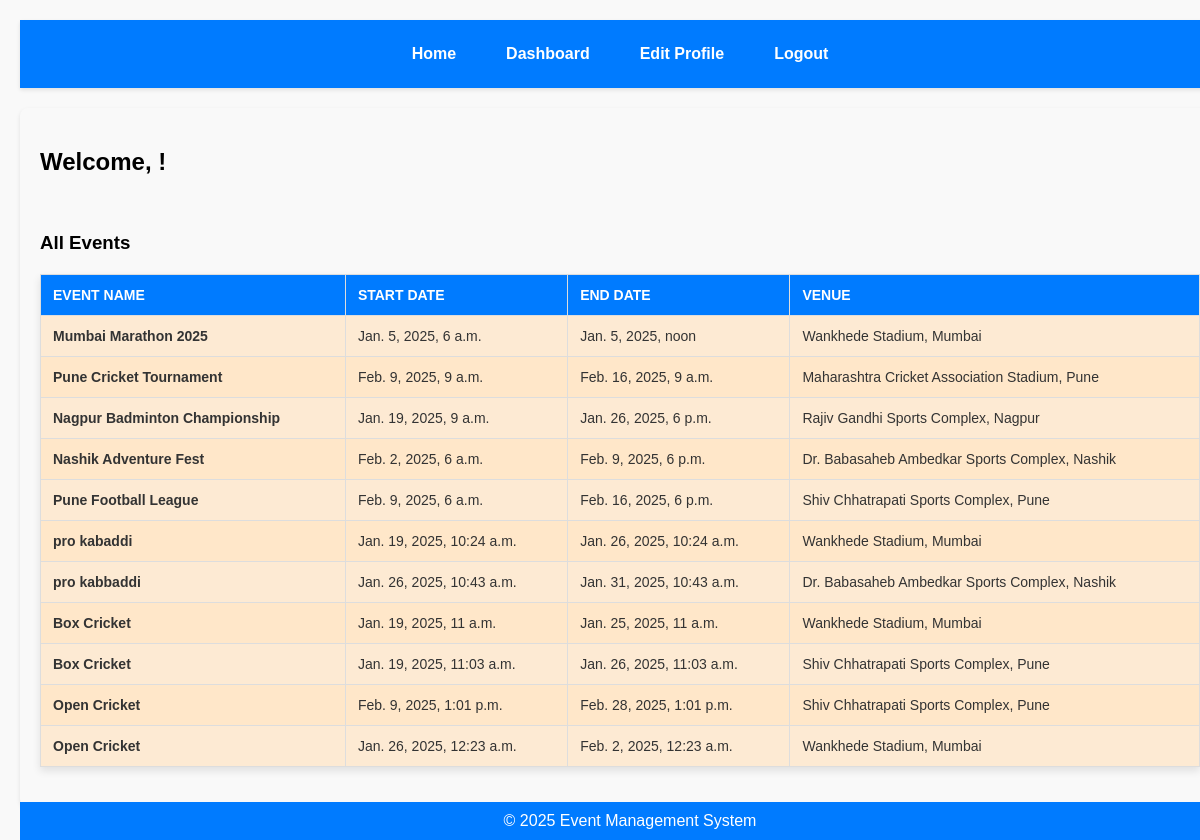
Before: /events/dashboard/event-organizer/ with the older database file.
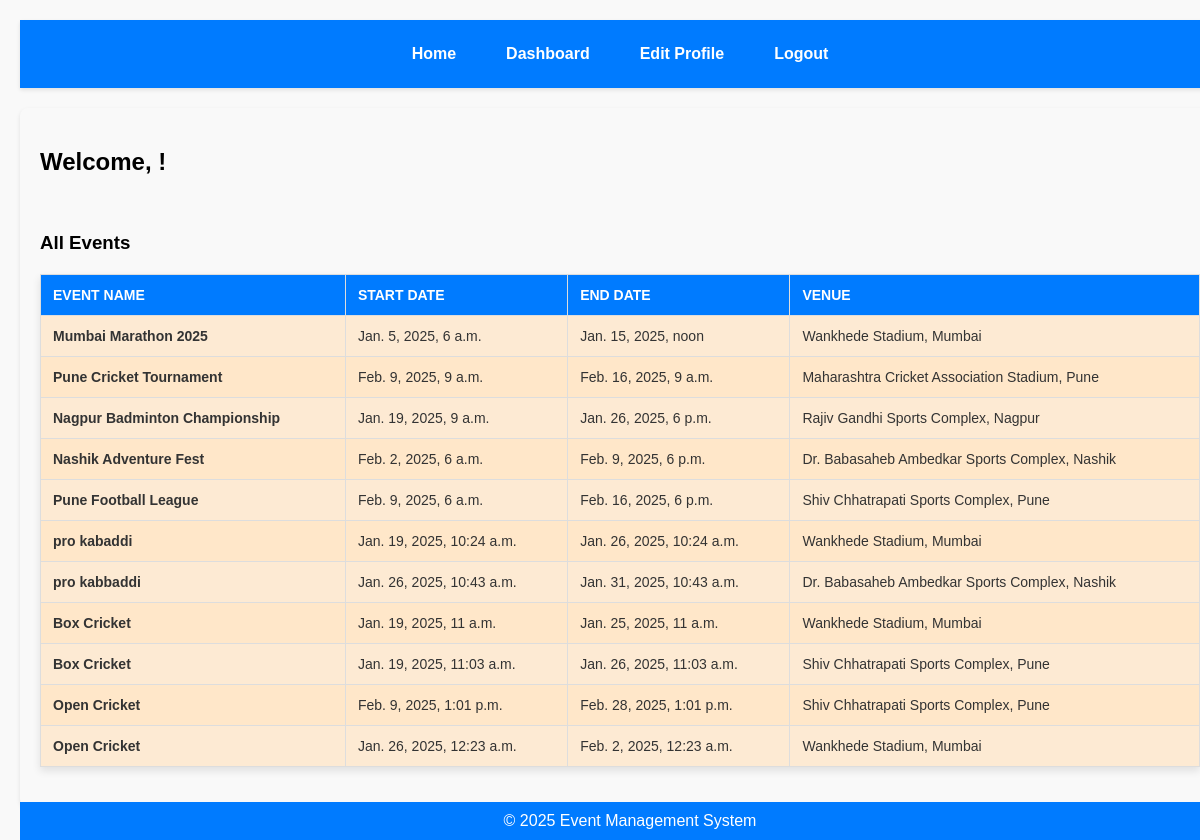
After: the same page with the newer database file.
### events/models.py (models this page shows, shortened)
class Event(models.Model):
    name = models.CharField(max_length=200)
    description = models.TextField()
    start_date = models.DateTimeField()
    end_date = models.DateTimeField()
    venue = models.ForeignKey(Venue, on_delete=models.CASCADE)
    organizer = models.ForeignKey(Organizer, on_delete=models.CASCADE,related_name='events')
    registration_fee = models.DecimalField(max_digits=10, decimal_places=2, default=0.0)
    ticket_price = models.DecimalField(max_digits=10, decimal_places=2, default=0.0)
    is_active = models.BooleanField(default=True)
    def __str__(self):
        return self.name

class Venue(models.Model):
    name = models.CharField(max_length=255)
    address = models.TextField()
    capacity = models.PositiveIntegerField()
    def __str__(self):
        return self.name

### events/views.py (the view)
# urls.py: path('dashboard/event-organizer/', views.event_organizer_dashboard, name='event_organizer_dashboard'),
def event_organizer_dashboard(request):
    events = Event.objects.all()
    print(events)
    return render(request, 'dashboard/event_organizer_dashboard.html', {
        'title': 'Event Organizer Dashboard','events' : events
    })

### events/templates/dashboard/event_organizer_dashboard.html (shortened to what this page needs)
{% extends 'base.html' %}
{% block content %}
<h2><span class="highlighted-text">Welcome, {{ user.first_name }}!</span></h2><br><br><br>
<h3>All Events</h3>
<table>
    <thead>
        <tr>
            <th>Event Name</th>
            <th>Start Date</th>
            <th>End Date</th>
            <th>Venue</th>
        </tr>
    </thead>
    <tbody>
        {% for event in events %}
        <tr>
            <td>{{ event.name }}</td>
            <td>{{ event.start_date }}</td>
            <td>{{ event.end_date }}</td>
            <td>{{ event.venue }}</td>
        </tr>
        {% empty %}
        <tr>
            <td colspan="4">No events available.</td>
        </tr>
        {% endfor %}
    </tbody>
</table>
{% endblock %}

Changed rows visible on the page:
changed Event: end_date "Jan. 5, 2025, noon" → "Jan. 15, 2025, noon"
